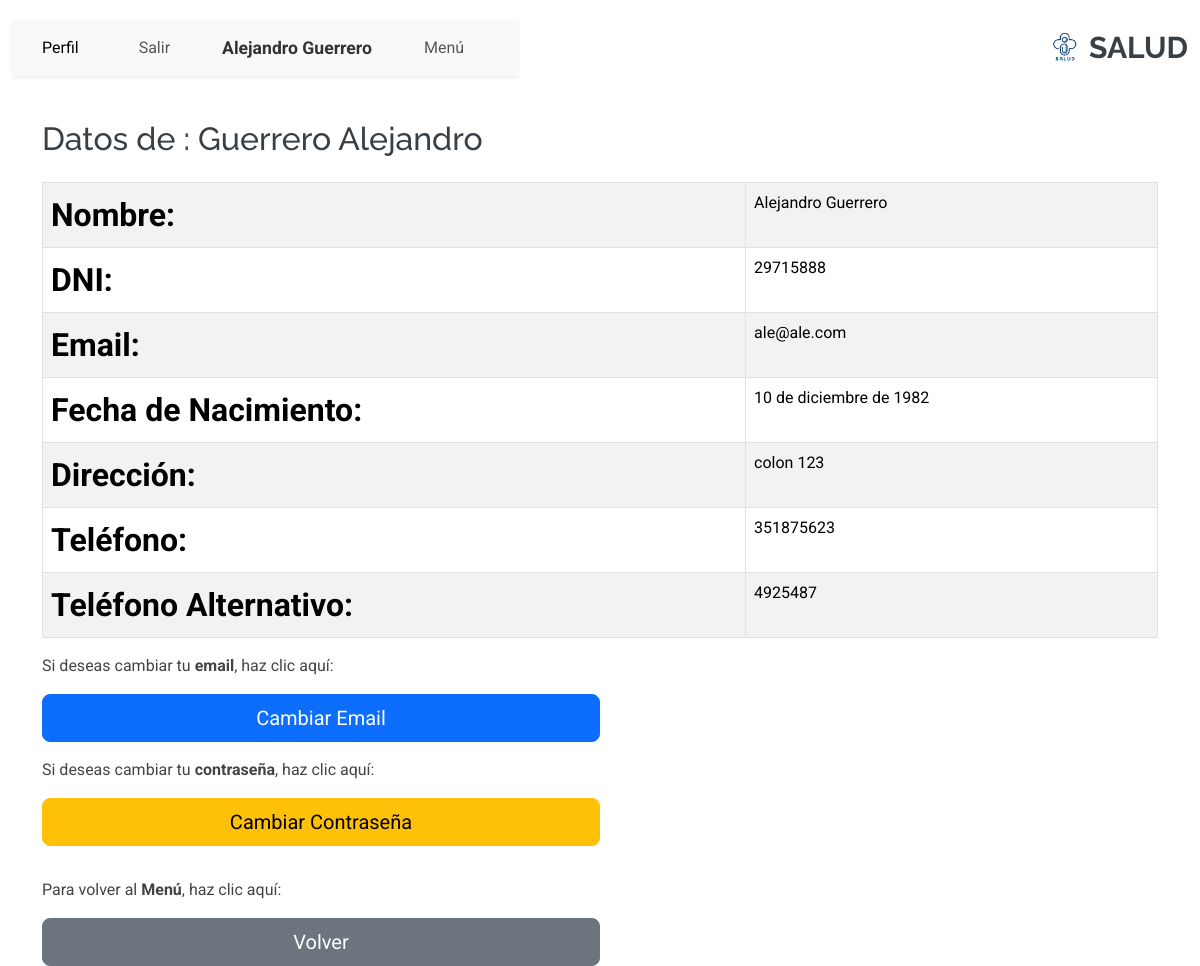
Page /persona/perfil/ (signed in) on the committed database.
### account/models.py (models this page shows, shortened)
class Profile(models.Model):
    user = models.OneToOneField(settings.AUTH_USER_MODEL, on_delete=models.CASCADE)
    nombre = models.CharField(max_length=30, blank=True, null=True)
    apellido = models.CharField(max_length=30, blank=True, null=True)
    dni = models.CharField(max_length=15, blank=True, null=True)
    fecha_nacimiento = models.DateField(blank=True, null=True)
    email = models.EmailField(max_length=254, unique=True)
    rol = models.CharField(
        max_length=20,
        choices=[
            ('jugador', 'Jugador'),  # Valor predeterminado actualizado a "jugador"
            ('medico', 'Médico'),
            ('representante', 'Representante'),
        ],
        default='jugador'
    )
    class Meta:
        ordering = ['user__username']

### persona/models.py (models this page shows, shortened)
class Persona(models.Model):
    profile = models.OneToOneField(Profile, on_delete=models.CASCADE)
    direccion = models.CharField(max_length=255, blank=True, null=True)
    telefono = models.CharField(max_length=15, blank=True, null=True)
    telefono_alternativo = models.CharField(max_length=15, blank=True, null=True)

### persona/views.py (the view)
# urls.py: path('perfil/', views.perfil, name='perfil'),
def perfil(request):
    profile = request.user.profile
    persona = getattr(profile, 'persona', None)
    jugador = None
    if persona:
        jugador = getattr(persona, 'jugador', None)
    return render(request, 'persona/perfil.html', {
        'profile': profile,  # Pasamos el perfil
        'persona': persona,  # Pasamos la persona
        'jugador': jugador,  # Pasamos el jugador (si existe)
    })

### persona/templates/persona/perfil.html
{% extends 'core/base.html' %}
{% block content %}
    <div class="container mt-4">
        <h2 class="mb-4">Datos de :  {{ profile.apellido }}  {{ profile.nombre }} </h2>
        <div class="table-responsive">
            <table class="table table-bordered table-striped">
                <tbody>
                    <tr>
                        <th>Nombre:</th>
                        <td>{{ profile.nombre }} {{ profile.apellido }}</td>
                    </tr>
                    <tr>
                        <th>DNI:</th>
                        <td>{{ profile.dni }}</td>
                    </tr>
                    <tr>
                        <th>Email:</th>
                        <td>{{ profile.email }}</td>
                    </tr>
                    <tr>
                        <th>Fecha de Nacimiento:</th>
                        <td>{{ profile.fecha_nacimiento }}</td>
                    </tr>
                    <tr>
                        <th>Dirección:</th>
                        <td>{{ persona.direccion }}</td>
                    </tr>
                    <tr>
                        <th>Teléfono:</th>
                        <td>{{ persona.telefono }}</td>
                    </tr>
                    <tr>
                        <th>Teléfono Alternativo:</th>
                        <td>{{ persona.telefono_alternativo }}</td>
                    </tr>
                </tbody>
            </table>
        </div>
        <div class="d-flex flex-column align-items-start">
            <p>Si deseas cambiar tu <strong>email</strong>, haz clic aquí:</p>
            <a href="{% url 'modificar_email' %}" class="btn btn-primary btn-lg mb-3 w-50">Cambiar Email</a>
            <p>Si deseas cambiar tu <strong>contraseña</strong>, haz clic aquí:</p>
            <a href="{% url 'modificar_contrasena' %}" class="btn btn-warning btn-lg w-50 mb-3">Cambiar Contraseña</a>
        </div>
        <div class="mt-3">
            <p>Para volver al <strong>Menú</strong>, haz clic aquí:</p>
            {% if profile.rol == 'jugador' %}
                <a href="{% url 'menu_jugador' %}" class="btn btn-secondary btn-lg w-50">Volver</a>
            {% elif profile.rol == 'medico' %}
                <a href="{% url 'medico_home' %}" class="btn btn-secondary btn-lg w-50">Volver</a>
            {% elif profile.rol == 'representante' %}
                <a href="{% url 'representante_home' %}" class="btn btn-secondary btn-lg w-50">Volver</a>
            {% else %}
                <a href="{% url 'menu_jugador' %}" class="btn btn-secondary btn-lg w-50">Volver</a>
            {% endif %}
        </div>
    </div>
{% endblock %}

### core/templates/core/base.html (shortened to what this page needs)
<!DOCTYPE html>
<html lang="en">
<head>
    {% load static %}
    <link rel="stylesheet" href="https://cdnjs.cloudflare.com/ajax/libs/font-awesome/5.15.4/css/all.min.css">
    <link href="https://cdn.jsdelivr.net/npm/bootstrap@5.3.0-alpha1/dist/css/bootstrap.min.css" rel="stylesheet">
    <link href="{% static 'core/vendor/bootstrap/css/bootstrap.min.css' %}" rel="stylesheet">
    <link href="{% static 'core/vendor/bootstrap-icons/bootstrap-icons.css' %}" rel="stylesheet">
    <link href="{% static 'core/vendor/aos/aos.css' %}" rel="stylesheet">
    <link href="{% static 'core/vendor/glightbox/css/glightbox.min.css' %}" rel="stylesheet">
    <link href="{% static 'core/vendor/swiper/swiper-bundle.min.css' %}" rel="stylesheet">
    <link href="{% static 'core/css/main.css' %}" rel="stylesheet">
</head>
<body class="index-page">
    <header id="header" class="header d-flex align-items-center sticky-top">
        <div class="container-fluid position-relative d-flex align-items-center justify-content-between">
            <a href="" class="logo d-flex align-items-center me-auto me-xl-0">
                <img src="{% static 'core/img/logoapp.png' %}" alt="Logo">
                <h1 class="sitename">SALUD</h1>
            </a>
            <nav id="navmenu" class="navbar navbar-expand-lg navbar-light bg-light shadow-sm sticky-top">
                <div class="container-fluid">
                    <div class="collapse navbar-collapse" id="navbarNav">
                        <ul class="navbar-nav ms-auto">
                            {% if request.path != '/account/login/' %}
                                {% if user.is_authenticated %}
                                    <li class="nav-item me-4">
                                        <a href="{% url 'perfil' %}" class="nav-link active">Perfil</a>
                                    </li>
                                    <li class="nav-item me-4">
                                        <button type="button" class="btn btn-link nav-link" data-bs-toggle="modal" data-bs-target="#logoutModal">
                                            Salir
                                        </button>
                                    </li>
                                    <li class="nav-item me-4 align-self-center">
                                        <span class="navbar-text fw-bold">
                                            {{ profile.nombre }} {{ profile.apellido }}
                                        </span>
                                    </li>
                                    {% if profile.rol == 'jugador' %}
                                    <li class="nav-item me-4">
                                        <a href="{% url 'menu_jugador' %}" class="nav-link">Menú</a>
                                    </li>
                                    {% endif %}
                                {% endif %}
                            {% endif %}
                        </ul>
                    </div>
                </div>
            </nav>
        </div>
    </header>
    {% block content %}{% endblock %}
</body>
</html>

### core/static/core/css/main.css (style rules this page uses)
:root { --default-font: "Roboto", system-ui, -apple-system, "Segoe UI", Roboto, "Helvetica Neue", Arial, "Noto Sans", "Liberation Sans", sans-serif, "Apple Color Emoji", "Segoe UI Emoji", "Segoe UI Symbol", "Noto Color Emoji"; --heading-font: "Raleway", sans-serif; --nav-font: "Poppins", sans-serif; }
:root { --background-color: #ffffff; --default-color: #444444; --heading-color: #384046; --accent-color: #3498db; --surface-color: #ffffff; --contrast-color: #ffffff; }
:root { --nav-color: #444444; --nav-hover-color: #3498db; --nav-mobile-background-color: #ffffff; --nav-dropdown-background-color: #ffffff; --nav-dropdown-color: #444444; --nav-dropdown-hover-color: #3498db; }
:root { scroll-behavior: smooth; }
body { color: var(--default-color); background-color: var(--background-color); font-family: var(--default-font); }
a { color: var(--accent-color); text-decoration: none; transition: 0.3s; }
h1, h2, h3, h4, h5, h6 { color: var(--heading-color); font-family: var(--heading-font); }
.header { color: var(--default-color); background-color: var(--background-color); padding: 20px 0; transition: all 0.5s; z-index: 997; }
.header .logo { line-height: 1; }
.header .logo img { max-height: 36px; margin-right: 8px; }
.header .logo h1 { font-size: 30px; margin: 0; font-weight: 700; color: var(--heading-color); }
@media (max-width: 1200px) { .header .logo { order: 1; } }
table th:first-child { text-align: left; font-size: 2rem; }
.navbar-nav .nav-link { transition: transform 0.3s ease; }
#navmenu { background-color: #f8f9fa; }
#navmenu .navbar-text { color: #333; font-size: 1.1rem; }
#navmenu .nav-item { padding: 0 10px; }

### rows in the picture
Profile: nombre "Alejandro", apellido "Guerrero", dni "29715888", email "ale@ale.com", fecha_nacimiento "10 de diciembre de 1982"
Persona: direccion "colon 123", telefono "351875623", telefono_alternativo "4925487"
